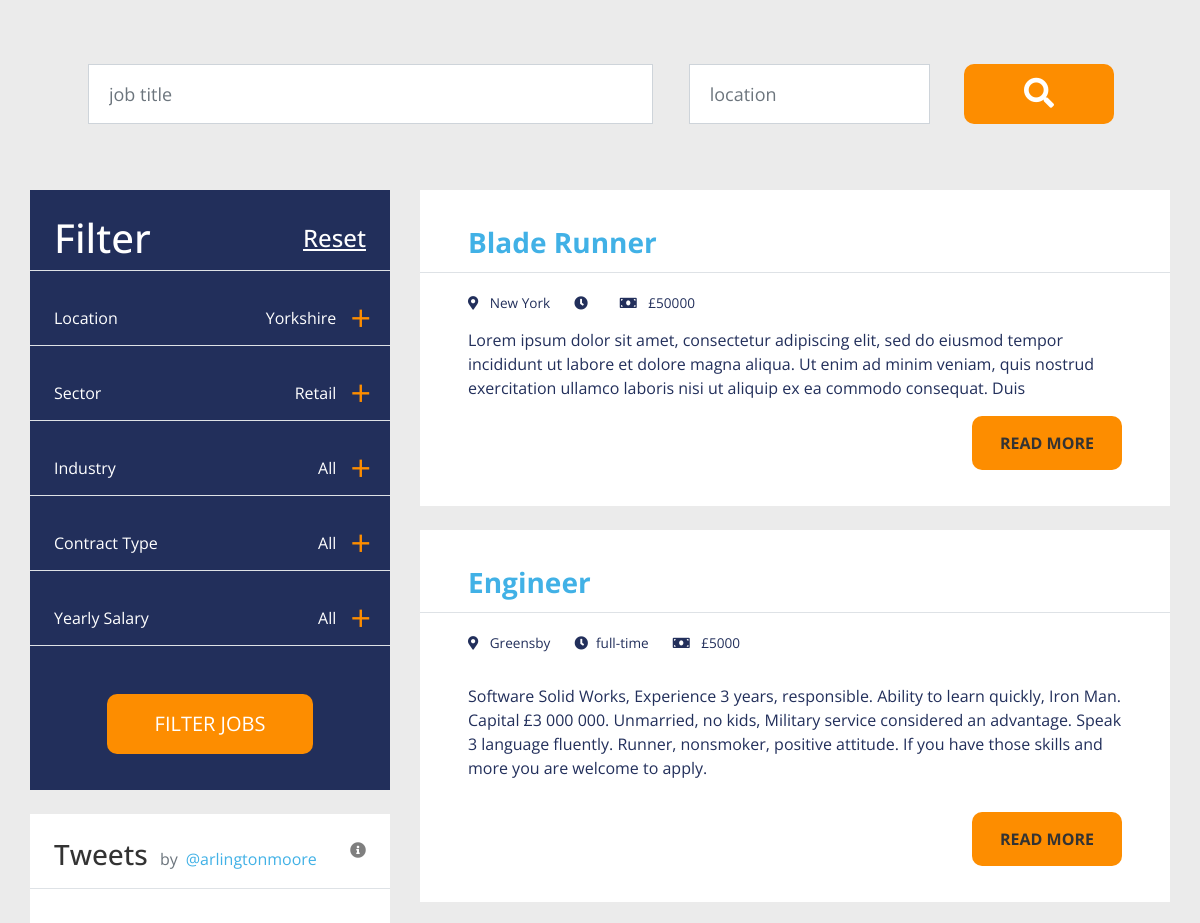
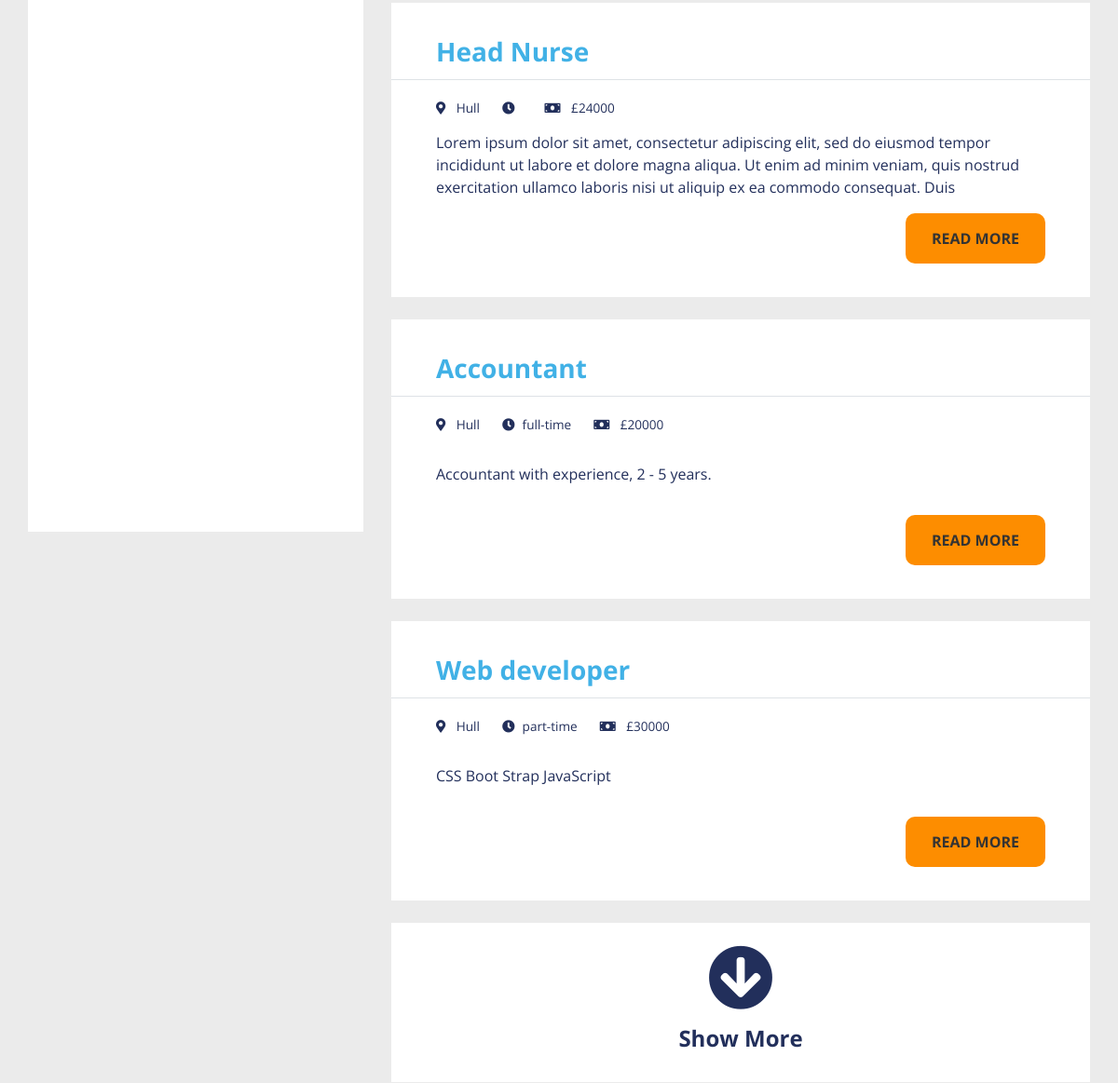
Before: /jobs.php (middle part) with the older database file (2 pictures, top to bottom).
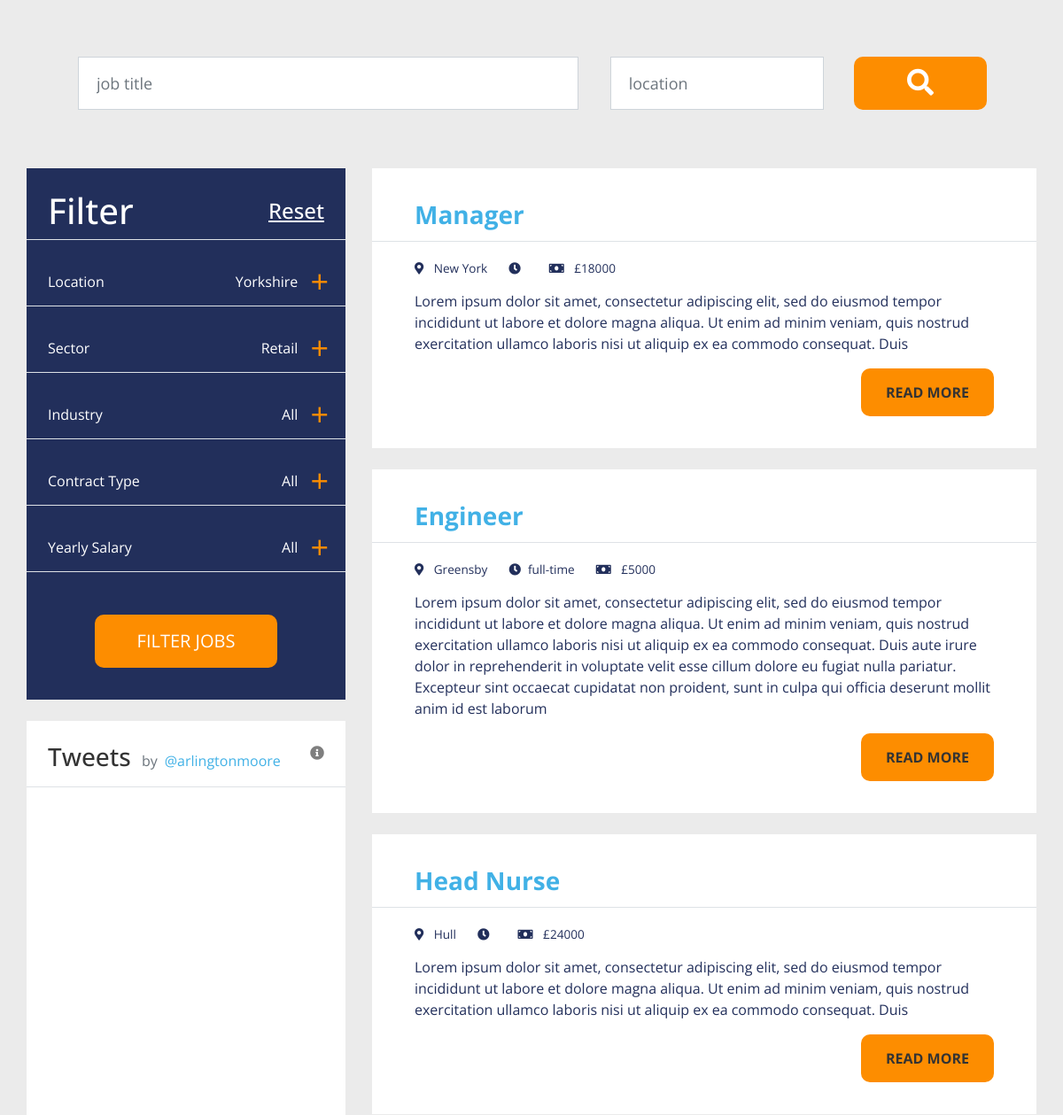
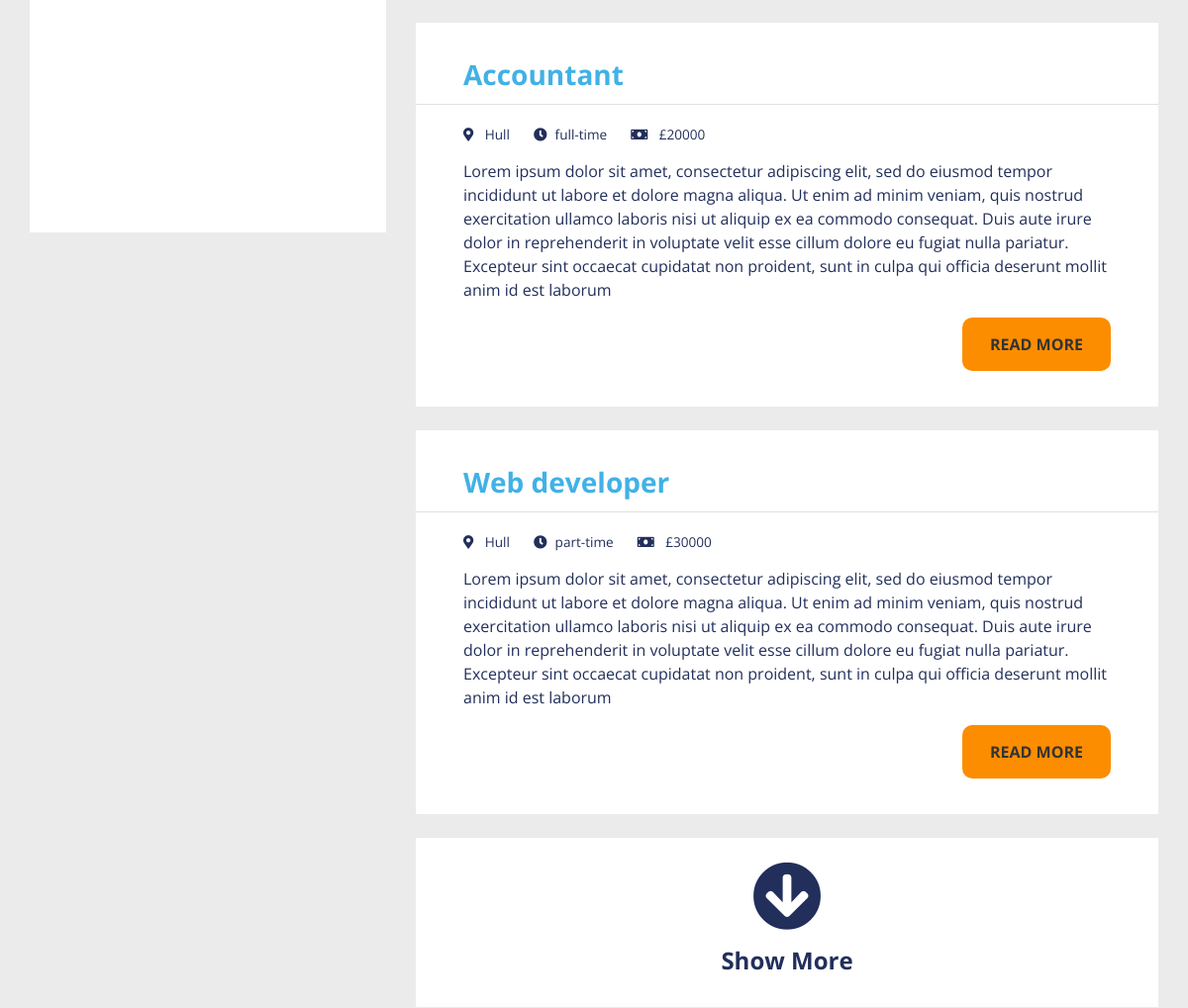
After: the same page with the newer database file (2 pictures, top to bottom).
### tables this page shows
CREATE TABLE `jobs` (
  `id` int(11) NOT NULL,
  `sector_name` varchar(100) DEFAULT NULL,
  `title` varchar(100) NOT NULL,
  `description` text NOT NULL,
  `salary_min` varchar(100) DEFAULT NULL,
  `salary_max` varchar(100) DEFAULT NULL,
  `type` varchar(100) DEFAULT NULL,
  `city` varchar(100) NOT NULL,
  `created` timestamp NOT NULL DEFAULT CURRENT_TIMESTAMP
);

### jobs.php (the view, shortened to what this page needs)
<?php
  require('admin/includes/db.php');
?>
<!DOCTYPE html>
<html lang="en">
  <head>
	<link rel="stylesheet" href="https://use.fontawesome.com/releases/v5.5.0/css/all.css">
    <link href="vendor/bootstrap/css/bootstrap.min.css" rel="stylesheet">
    <link href="css/moore.css" rel="stylesheet">
  </head>
  <body style="background-color: #ebebeb">
    <div>
        <form action="search.php" method="POST" class="container my-4 search p-4 search-jobs">
                <div class="input-group">
                  <input name="job_title" id="job_title" type="text" class="form-control bg-white"  maxlength="256" placeholder="job title" aria-label="job title" aria-describedby="basic-addon">
                  <input name="location" id="location" type="text" class="form-control bg-white" placeholder="location" aria-label="location" aria-describedby="basic-addon">
                  <button name="submit" class="btn orange" type="submit"><i class="fa fa-search"></i></button>
                </div>
              </form>
    </div>
  <div class="container jobs">
      <div class="row">
      	<div class="col-lg-4 col-md-5 aside d-flex flex-column">
            <div class="filter d-flex flex-column py-4 mb-4 text-white">
              <div class="filter-body">
              <div class="d-flex justify-content-between align-items-center px-4 border-bottom">
                <h1>Filter</h1>
                <a href="" class="text-white"><h4><u>Reset</u></h4></a>
              </div>
               <div class="d-flex justify-content-between align-items-center px-4 border-bottom">
                  <span>Location</span>
                  <div class="dropdown">
                        <div class="dropdown-toggle" data-toggle="dropdown" aria-haspopup="true" aria-expanded="false">
                          <span class="align-middle">Yorkshire </span>
                          <span class="plus align-middle">+</span>
                        </div>
                  </div>
                </div>
                <div class="filter-item d-flex justify-content-between align-items-center px-4 border-bottom">
                  <span>Sector</span>
                  <div class="dropdown">
                        <div class="dropdown-toggle" data-toggle="dropdown" aria-haspopup="true" aria-expanded="false">
                          <span class="align-middle">Retail </span>
                          <span class="plus align-middle">+</span>
                        </div>
                  </div>
                </div>
                <div class="filter-item d-flex justify-content-between align-items-center px-4 border-bottom">
                  <span>Industry</span>
                  <div class="dropdown">
                        <div class="dropdown-toggle" data-toggle="dropdown" aria-haspopup="true" aria-expanded="false">
                          <span class="align-middle">All </span>
                          <span class="plus align-middle">+</span>
                        </div>
                  </div>
                </div>
                <div class="filter-item d-flex justify-content-between align-items-center px-4 border-bottom">
                  <span>Contract Type</span>
                  <div class="dropdown">
                        <div class="dropdown-toggle" data-toggle="dropdown" aria-haspopup="true" aria-expanded="false">
                          <span class="align-middle">All</span>
                          <span class="plus align-middle">+</span>
                        </div>
                  </div>
                </div>
                <div class="d-flex justify-content-between align-items-center px-4 border-bottom">
                  <span>Yearly Salary</span>
                  <div class="dropdown">
                        <div class="dropdown-toggle" data-toggle="dropdown" aria-haspopup="true" aria-expanded="false">
                          <span class="align-middle">All </span>
                          <span class="plus align-middle">+</span>
                        </div>
                  </div>
                </div>
              </div>
              <div class="filter-footer pt-5 d-flex justify-content-center">
               <a href="#" class="btn btn-lg orange text-uppercase px-5">filter jobs</a>
              </div>
            </div>
            <div class="twitter py-4 mb-4 bg-white">
              <div class="d-flex justify-content-between px-4 border-bottom pb-3">
                <div>
                  <span class="h3 pr-2">Tweets</span>
                  <span class="text-muted">by<a href="https://twitter.com/arlingtonmoore" target="_blank"><span class="pl-2 link">@arlingtonmoore</span></a></span>
                </div>
                <span class="text-black-50"><i class="fas fa-info-circle"></i></span>
              </div>
            </div>
        </div>
        <div class="col-lg-8 col-md-7">
        <?php
        $get_jobs = "SELECT *
                     FROM jobs
                     ORDER BY rand()
                     LIMIT 0,5";
				$run_jobs = mysqli_query($con, $get_jobs);
        while($row_jobs = mysqli_fetch_array($run_jobs)) {
            $job_title = $row_jobs['title'];
            $job_description = $row_jobs['description'];
            $job_salary_min = $row_jobs['salary_min'];
            $job_type = $row_jobs['type'];
            $job_city = $row_jobs['city'];
            echo "
          <div class='card py-4 mb-4 blue'>
            <a href='#' target=''><h3 class='card-header link border-bottom px-5'>$job_title</h3></a>
            <div class='card-body px-5'>
                <div class='specs'>
                  <div  class='pr-4'><span><strong class='bold-text-2 pr-2'><i class='fas fa-map-marker-alt'></i></strong></span> $job_city</div>
                  <div class='pr-4'><span><strong class='bold-text-3 pr-2'><i class='fas fa-clock'></i></strong></span>$job_type</div>
                  <div class='pr-4'><span><strong class='bold-text-4 pr-2'><i class='fas fa-money-bill'></i></strong></span> £$job_salary_min</div>
                </div>
				        <p>$job_description</p>
            </div>
            <div class='card-footer px-5'>
              <a href='#' class='btn btn-lg'>Read More</a>
            </div>
          </div>
          ";
        }
        ?>
          <div class="show-more mb-4 bg-white text-center p-4">
            <a href="" class="blue"><i class="fas fa-arrow-circle-down"></i>
            <p class="h4 blue font-weight-bold pt-3">Show More</p></a>
          </div>
        </div>
      </div>
    </div>
</body>
  </body>
</html>

### css/moore.css (style rules this page uses)
body { font-family: 'Open Sans', sans-serif; font-size: 16px; color:#333; }
.container, .container-fluid { padding-left: 0px; padding-right:0px; }
.why, footer, .filter, .search { background:#222F5B; }
.blue { color: #222F5B; }
h3, .display-4, .main-nav a { font-weight: bold !important; }
.card, .card-body, .card-header, .card-footer { background:white; border:none; border-radius:0; }
.card-footer { display:flex; justify-content: flex-end; }
.card { padding-top: 1.25rem; padding-bottom: 1.25rem; }
.card-body { display:flex; flex-direction: column; justify-content:space-between; }
.card a:first-child { text-decoration: none; }
.search { display: flex; justify-content: center; padding-bottom: 20px; padding-top: 20px; }
.input-group { display: flex; display:-ms-flexbox; align-items: center; margin: 0 1em; }
.search .form-control { min-width: 100px; min-height: 60px; margin:1em !important; font-size: 18px; }
.search .orange { min-height: 60px; margin:1em !important; }
.search input:first-child { flex: 2 150px; border-radius: 0; }
.search i { font-size: 30px; }
.form-control { padding-left:20px; }
.card-footer .btn, .orange { color:white; background-color:#FD8D00; border:none; min-width: 150px; border-radius: 5px; }
.search-jobs { background: none; }
.specs { display: flex; flex-direction: row; padding-bottom: 15px; font-size: 0.85em; }
.jobs .card-footer .btn, .contact .btn { color:#333; text-transform: uppercase; font-weight: bold; font-size: 16px; padding-top: 15px; padding-bottom: 15px; border-radius: 10px; }
.search-jobs .btn { border-radius: 10px; }
.jobs .card-footer { padding-top: 0px; }
.jobs .card-body { padding-bottom: 0px; }
.fa-arrow-circle-down { font-size: 70px; }
.filter .dropdown { cursor: pointer; margin-right: -25px; }
.dropdown-toggle::after { content: none; }
.filter { height: 600px; }
.twitter { min-height: 680px; }
.filter-body { display: flex; flex-direction: column; justify-content: space-between; min-height: calc(100% - 120px); }
.filter-footer .btn { padding: 15px; border-radius: 10px; }
.plus { padding-left: 10px; padding-right: 20px; font-size: 36px; color:#FD8D00; }
.link { color:#41B1E6; }
@media (min-width: 992px) { body { margin-top:110px; } }
@media (min-width: 992px) { .container.jobs { min-width: 70vw; } }
@media (min-width: 992px) { .container.search-jobs { min-width: 65vw; } }

Changed rows visible on the page:
changed jobs "New York": title "Blade Runner" → "Manager"; salary_min "50000" → "18000"
changed jobs "Engineer": description "Software Solid Works, Experience 3 years, responsible. Ability to learn quickly, Iron Man. Capital £3 000 000. Unmarried, no kids, Military service considered an advantage. Speak 3 language fluently. Runner, nonsmoker, positive attitude. If you have those skills and more you are welcome to apply." → "Lorem ipsum dolor sit amet, consectetur adipiscing elit, sed do eiusmod tempor incididunt ut labore et dolore magna aliqua. Ut enim ad minim veniam, quis nostrud exercitation ullamco laboris nisi ut aliquip ex ea commodo consequat. Duis aute irure dolor in reprehenderit in voluptate velit esse cillum dolore eu fugiat nulla pariatur. Excepteur sint occaecat cupidatat non proident, sunt in culpa qui officia deserunt mollit anim id est laborum"
changed jobs "Accountant": description "Accountant with experience, 2 - 5 years." → "Lorem ipsum dolor sit amet, consectetur adipiscing elit, sed do eiusmod tempor incididunt ut labore et dolore magna aliqua. Ut enim ad minim veniam, quis nostrud exercitation ullamco laboris nisi ut aliquip ex ea commodo consequat. Duis aute irure dolor in reprehenderit in voluptate velit esse cillum dolore eu fugiat nulla pariatur. Excepteur sint occaecat cupidatat non proident, sunt in culpa qui officia deserunt mollit anim id est laborum"
changed jobs "Web developer": description "CSS Boot Strap JavaScript" → "Lorem ipsum dolor sit amet, consectetur adipiscing elit, sed do eiusmod tempor incididunt ut labore et dolore magna aliqua. Ut enim ad minim veniam, quis nostrud exercitation ullamco laboris nisi ut aliquip ex ea commodo consequat. Duis aute irure dolor in reprehenderit in voluptate velit esse cillum dolore eu fugiat nulla pariatur. Excepteur sint occaecat cupidatat non proident, sunt in culpa qui officia deserunt mollit anim id est laborum"
